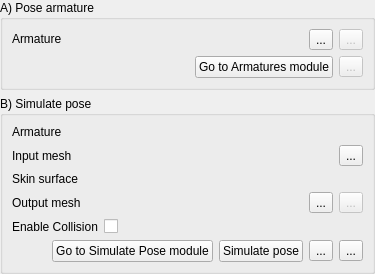
     <widget class="QWidget" name="PosePage">
      <property name="whatsThis">
       <string/>
      </property>
      <property name="accessibleName">
       <string>Pose armature (posing)</string>
      </property>
      <property name="accessibleDescription">
       <string>&lt;!DOCTYPE HTML PUBLIC &quot;-//W3C//DTD HTML 4.0//EN&quot; &quot;http://www.w3.org/TR/REC-html40/strict.dtd&quot;&gt;
&lt;html&gt;&lt;head&gt;&lt;meta name=&quot;qrichtext&quot; content=&quot;1&quot; /&gt;&lt;style type=&quot;text/css&quot;&gt;
p, li { white-space: pre-wrap; }
&lt;/style&gt;&lt;/head&gt;&lt;body style=&quot; font-family:'MS Shell Dlg 2'; font-size:8pt; font-weight:400; font-style:normal;&quot;&gt;
&lt;p style=&quot; margin-top:0px; margin-bottom:0px; margin-left:0px; margin-right:0px; -qt-block-indent:0; text-indent:0px;&quot;&gt;&lt;span style=&quot; font-size:10pt; font-weight:600;&quot;&gt;Pose the armature&lt;/span&gt;&lt;/p&gt;
&lt;p style=&quot;-qt-paragraph-type:empty; margin-top:0px; margin-bottom:0px; margin-left:0px; margin-right:0px; -qt-block-indent:0; text-indent:0px;&quot;&gt;&lt;br /&gt;&lt;/p&gt;
&lt;p style=&quot; margin-top:0px; margin-bottom:0px; margin-left:0px; margin-right:0px; -qt-block-indent:0; text-indent:0px;&quot;&gt;Click and drag bones in the 3D view to reposition the armature. The surface models and the labelmaps will be transformed with the same bone rotations.&lt;/p&gt;
&lt;p style=&quot;-qt-paragraph-type:empty; margin-top:0px; margin-bottom:0px; margin-left:0px; margin-right:0px; -qt-block-indent:0; text-indent:0px;&quot;&gt;&lt;br /&gt;&lt;/p&gt;
&lt;p style=&quot; margin-top:0px; margin-bottom:0px; margin-left:0px; margin-right:0px; -qt-block-indent:0; text-indent:0px;&quot;&gt;&lt;span style=&quot; font-style:italic;&quot;&gt;Simulate Pose&lt;/span&gt; repositions interactively a surface model.&lt;/p&gt;
&lt;p style=&quot; margin-top:0px; margin-bottom:0px; margin-left:0px; margin-right:0px; -qt-block-indent:0; text-indent:0px;&quot;&gt;The interactive mode is controlled by the &amp;quot;Simulate Pose&amp;quot; push button checkbox. When checked, the input surface model is transformed anytime the armature is modified.&lt;/p&gt;&lt;/body&gt;&lt;/html&gt;</string>
      </property>
      <layout class="QFormLayout" name="formLayout_12">
       <property name="fieldGrowthPolicy">
        <enum>QFormLayout::AllNonFixedFieldsGrow</enum>
       </property>
       <property name="margin">
        <number>0</number>
       </property>
       <item row="0" column="0" colspan="2">
        <widget class="ctkCollapsibleGroupBox" name="PoseArmaturesCollapsibleGroupBox">
         <property name="sizePolicy">
          <sizepolicy hsizetype="Preferred" vsizetype="Minimum">
           <horstretch>0</horstretch>
           <verstretch>0</verstretch>
          </sizepolicy>
         </property>
         <property name="minimumSize">
          <size>
           <width>0</width>
           <height>50</height>
          </size>
         </property>
         <property name="title">
          <string>A) Pose armature</string>
         </property>
         <property name="collapsed">
          <bool>false</bool>
         </property>
         <layout class="QGridLayout" name="gridLayout_12">
          <item row="0" column="0">
           <widget class="QLabel" name="PoseArmaturesLabel">
            <property name="sizePolicy">
             <sizepolicy hsizetype="Preferred" vsizetype="Fixed">
              <horstretch>0</horstretch>
              <verstretch>0</verstretch>
             </sizepolicy>
            </property>
            <property name="text">
             <string>Armature</string>
            </property>
            <property name="workflow" stdset="0">
             <stringlist>
              <string>1</string>
              <string>2</string>
             </stringlist>
            </property>
           </widget>
          </item>
          <item row="1" column="0" colspan="4">
           <layout class="QHBoxLayout" name="horizontalLayout_12">
            <item>
             <spacer name="horizontalSpacer_11">
              <property name="orientation">
               <enum>Qt::Horizontal</enum>
              </property>
              <property name="sizeHint" stdset="0">
               <size>
                <width>40</width>
                <height>20</height>
               </size>
              </property>
             </spacer>
            </item>
            <item>
             <widget class="QPushButton" name="PoseArmaturesGoToPushButton">
              <property name="toolTip">
               <string>Open the &quot;Armatures&quot; module</string>
              </property>
              <property name="text">
               <string>Go to Armatures module</string>
              </property>
             </widget>
            </item>
            <item>
             <widget class="QToolButton" name="PoseArmatureSaveToolButton">
              <property name="enabled">
               <bool>false</bool>
              </property>
              <property name="text">
               <string>...</string>
              </property>
              <property name="workflow" stdset="0">
               <stringlist>
                <string>0</string>
               </stringlist>
              </property>
             </widget>
            </item>
           </layout>
          </item>
          <item row="0" column="1">
           <widget class="qMRMLNodeComboBox" name="PoseArmatureArmatureNodeComboBox">
            <property name="nodeTypes">
             <stringlist>
              <string>vtkMRMLArmatureNode</string>
             </stringlist>
            </property>
            <property name="workflow" stdset="0">
             <stringlist>
              <string>1</string>
              <string>2</string>
             </stringlist>
            </property>
           </widget>
          </item>
          <item row="0" column="3">
           <widget class="QToolButton" name="PoseArmatureArmatureNodeSaveToolButton">
            <property name="enabled">
             <bool>false</bool>
            </property>
            <property name="text">
             <string>...</string>
            </property>
            <property name="workflow" stdset="0">
             <stringlist>
              <string>1</string>
              <string>2</string>
             </stringlist>
            </property>
           </widget>
          </item>
          <item row="0" column="2">
           <widget class="QToolButton" name="PoseArmatureArmatureNodeLoadToolButton">
            <property name="text">
             <string>...</string>
            </property>
            <property name="workflow" stdset="0">
             <stringlist>
              <string>1</string>
              <string>2</string>
             </stringlist>
            </property>
           </widget>
          </item>
         </layout>
        </widget>
       </item>
       <item row="1" column="0" colspan="2">
        <widget class="ctkCollapsibleGroupBox" name="SimulatePoseCollapsibleGroupBox">
         <property name="sizePolicy">
          <sizepolicy hsizetype="Preferred" vsizetype="Minimum">
           <horstretch>0</horstretch>
           <verstretch>0</verstretch>
          </sizepolicy>
         </property>
         <property name="title">
          <string>B) Simulate pose</string>
         </property>
         <property name="collapsed">
          <bool>false</bool>
         </property>
         <layout class="QGridLayout" name="gridLayout_13">
          <item row="1" column="0">
           <widget class="QLabel" name="SimulatePoseInputLabel">
            <property name="sizePolicy">
             <sizepolicy hsizetype="Fixed" vsizetype="Preferred">
              <horstretch>0</horstretch>
              <verstretch>0</verstretch>
             </sizepolicy>
            </property>
            <property name="text">
             <string>Input mesh</string>
            </property>
            <property name="workflow" stdset="0">
             <stringlist>
              <string>2</string>
             </stringlist>
            </property>
           </widget>
          </item>
          <item row="0" column="1" colspan="3">
           <widget class="qMRMLNodeComboBox" name="SimulatePoseArmatureInputNodeComboBox">
            <property name="toolTip">
             <string>Select the posed armature</string>
            </property>
            <property name="nodeTypes">
             <stringlist>
              <string>vtkMRMLModelNode</string>
             </stringlist>
            </property>
            <property name="showHidden">
             <bool>false</bool>
            </property>
            <property name="baseName">
             <string/>
            </property>
            <property name="addEnabled">
             <bool>false</bool>
            </property>
            <property name="workflow" stdset="0">
             <stringlist>
              <string>2</string>
             </stringlist>
            </property>
           </widget>
          </item>
          <item row="0" column="0">
           <widget class="QLabel" name="SimulatePoseArmaturesLabel">
            <property name="sizePolicy">
             <sizepolicy hsizetype="Fixed" vsizetype="Preferred">
              <horstretch>0</horstretch>
              <verstretch>0</verstretch>
             </sizepolicy>
            </property>
            <property name="text">
             <string>Armature</string>
            </property>
            <property name="workflow" stdset="0">
             <stringlist>
              <string>2</string>
             </stringlist>
            </property>
           </widget>
          </item>
          <item row="1" column="3">
           <widget class="QToolButton" name="SimulatePoseInputNodeToolButton">
            <property name="toolTip">
             <string>Load the surface model to pose.</string>
            </property>
            <property name="text">
             <string>...</string>
            </property>
            <property name="workflow" stdset="0">
             <stringlist>
              <string>2</string>
             </stringlist>
            </property>
           </widget>
          </item>
          <item row="3" column="0">
           <widget class="QLabel" name="SimulatePoseOutputLabel">
            <property name="sizePolicy">
             <sizepolicy hsizetype="Fixed" vsizetype="Preferred">
              <horstretch>0</horstretch>
              <verstretch>0</verstretch>
             </sizepolicy>
            </property>
            <property name="text">
             <string>Output mesh</string>
            </property>
            <property name="workflow" stdset="0">
             <stringlist>
              <string>1</string>
              <string>2</string>
             </stringlist>
            </property>
           </widget>
          </item>
          <item row="6" column="0" colspan="4">
           <layout class="QHBoxLayout" name="horizontalLayout_10">
            <item>
             <spacer name="horizontalSpacer_9">
              <property name="orientation">
               <enum>Qt::Horizontal</enum>
              </property>
              <property name="sizeHint" stdset="0">
               <size>
                <width>40</width>
                <height>20</height>
               </size>
              </property>
             </spacer>
            </item>
            <item>
             <widget class="QPushButton" name="SimulatePoseGoToPushButton">
              <property name="toolTip">
               <string>Open the &quot;Simulate Pose&quot; module</string>
              </property>
              <property name="text">
               <string>Go to Simulate Pose module</string>
              </property>
              <property name="workflow" stdset="0">
               <stringlist>
                <string>2</string>
               </stringlist>
              </property>
             </widget>
            </item>
            <item>
             <widget class="QPushButton" name="SimulatePoseApplyPushButton">
              <property name="toolTip">
               <string>&lt;!DOCTYPE HTML PUBLIC &quot;-//W3C//DTD HTML 4.0//EN&quot; &quot;http://www.w3.org/TR/REC-html40/strict.dtd&quot;&gt;
&lt;html&gt;&lt;head&gt;&lt;meta name=&quot;qrichtext&quot; content=&quot;1&quot; /&gt;&lt;style type=&quot;text/css&quot;&gt;
p, li { white-space: pre-wrap; }
&lt;/style&gt;&lt;/head&gt;&lt;body style=&quot; font-family:'MS Shell Dlg 2'; font-size:8.25pt; font-weight:400; font-style:normal;&quot;&gt;
&lt;p style=&quot; margin-top:0px; margin-bottom:0px; margin-left:0px; margin-right:0px; -qt-block-indent:0; text-indent:0px;&quot;&gt;&lt;span style=&quot; font-size:8pt;&quot;&gt;Pose the surface using the posed armature. If the checkox is checked, the module will run in background and update the output surface everytime the armature is changed&lt;/span&gt;&lt;/p&gt;&lt;/body&gt;&lt;/html&gt;</string>
              </property>
              <property name="text">
               <string>Simulate pose</string>
              </property>
              <property name="checkable">
               <bool>true</bool>
              </property>
             </widget>
            </item>
            <item>
             <widget class="QToolButton" name="SimulatePoseLoadToolButton">
              <property name="text">
               <string>...</string>
              </property>
              <property name="workflow" stdset="0">
               <stringlist>
                <string>0</string>
               </stringlist>
              </property>
             </widget>
            </item>
            <item>
             <widget class="QToolButton" name="SimulatePoseSaveToolButton">
              <property name="text">
               <string>...</string>
              </property>
              <property name="workflow" stdset="0">
               <stringlist>
                <string>0</string>
               </stringlist>
              </property>
             </widget>
            </item>
           </layout>
          </item>
          <item row="2" column="0">
           <widget class="QLabel" name="SimulatePoseSkinLabel">
            <property name="text">
             <string>Skin surface</string>
            </property>
            <property name="workflow" stdset="0">
             <stringlist>
              <string>2</string>
             </stringlist>
            </property>
           </widget>
          </item>
          <item row="3" column="1">
           <widget class="qMRMLNodeComboBox" name="SimulatePoseOutputNodeComboBox">
            <property name="toolTip">
             <string>Select the output posed surface</string>
            </property>
            <property name="nodeTypes">
             <stringlist>
              <string>vtkMRMLModelNode</string>
             </stringlist>
            </property>
            <property name="showHidden">
             <bool>false</bool>
            </property>
            <property name="baseName">
             <string/>
            </property>
            <property name="addEnabled">
             <bool>true</bool>
            </property>
            <property name="renameEnabled">
             <bool>true</bool>
            </property>
            <property name="workflow" stdset="0">
             <stringlist>
              <string>1</string>
              <string>2</string>
             </stringlist>
            </property>
           </widget>
          </item>
          <item row="3" column="3">
           <widget class="QToolButton" name="SimulatePoseOutputNodeToolButton">
            <property name="enabled">
             <bool>false</bool>
            </property>
            <property name="toolTip">
             <string>Save to file the &quot;posed&quot; surface model.</string>
            </property>
            <property name="text">
             <string>...</string>
            </property>
            <property name="workflow" stdset="0">
             <stringlist>
              <string>1</string>
              <string>2</string>
             </stringlist>
            </property>
           </widget>
          </item>
          <item row="2" column="1" colspan="3">
           <widget class="qMRMLNodeComboBox" name="SimulatePoseSkinComboBox">
            <property name="nodeTypes">
             <stringlist>
              <string>vtkMRMLModelNode</string>
             </stringlist>
            </property>
            <property name="addEnabled">
             <bool>false</bool>
            </property>
            <property name="workflow" stdset="0">
             <stringlist>
              <string>2</string>
             </stringlist>
            </property>
           </widget>
          </item>
          <item row="3" column="2">
           <widget class="QToolButton" name="SimulatePoseOutputNodeLoadToolButton">
            <property name="text">
             <string>...</string>
            </property>
            <property name="workflow" stdset="0">
             <stringlist>
              <string>1</string>
              <string>2</string>
             </stringlist>
            </property>
           </widget>
          </item>
          <item row="1" column="1" colspan="2">
           <widget class="qMRMLNodeComboBox" name="SimulatePoseInputNodeComboBox">
            <property name="sizePolicy">
             <sizepolicy hsizetype="Preferred" vsizetype="Fixed">
              <horstretch>0</horstretch>
              <verstretch>0</verstretch>
             </sizepolicy>
            </property>
            <property name="toolTip">
             <string>Select the input surface that will be posed</string>
            </property>
            <property name="nodeTypes">
             <stringlist>
              <string>vtkMRMLModelNode</string>
             </stringlist>
            </property>
            <property name="baseName">
             <string/>
            </property>
            <property name="noneEnabled">
             <bool>false</bool>
            </property>
            <property name="addEnabled">
             <bool>false</bool>
            </property>
            <property name="removeEnabled">
             <bool>true</bool>
            </property>
            <property name="workflow" stdset="0">
             <stringlist>
              <string>2</string>
             </stringlist>
            </property>
           </widget>
          </item>
          <item row="4" column="0">
           <widget class="QLabel" name="SimulatePoseCollisionLabel">
            <property name="text">
             <string>Enable Collision</string>
            </property>
            <property name="workflow" stdset="0">
             <stringlist>
              <string>1</string>
              <string>2</string>
             </stringlist>
            </property>
           </widget>
          </item>
          <item row="4" column="1" colspan="3">
           <widget class="QCheckBox" name="SimulatePoseCollisionCheckBox">
            <property name="text">
             <string/>
            </property>
            <property name="workflow" stdset="0">
             <stringlist>
              <string>1</string>
              <string>2</string>
             </stringlist>
            </property>
           </widget>
          </item>
         </layout>
        </widget>
       </item>
      </layout>
     </widget>
